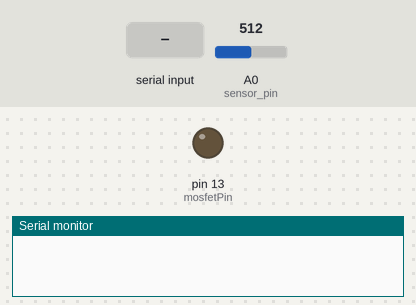
A sketch run on a simulated Arduino Uno, built with avr-gcc and run on an emulated ATmega328P. Parts: output pins drawn as LEDs (lit = HIGH), the last lines printed to the serial monitor. Inputs (shaded band) come from the test bench; at power-on: A0 (sensor_pin) = 512.

Above: at 1.2 s.
1.3 s: "mss" received over Serial
At 5.1 s:
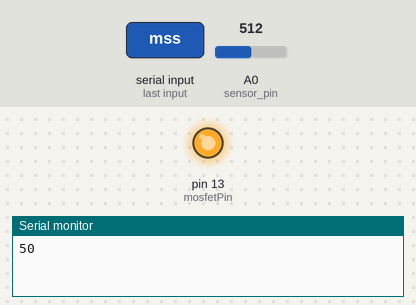
7.5 s: A0 (sensor_pin) set to 823
10.2 s: A0 (sensor_pin) set to 845
At 12.3 s:
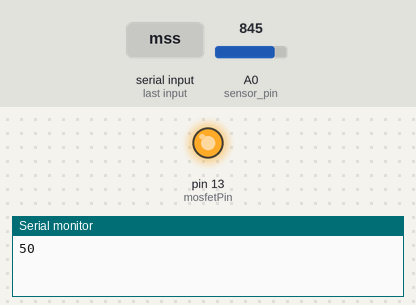
13.4 s: A0 (sensor_pin) set to 716
At 15.8 s:
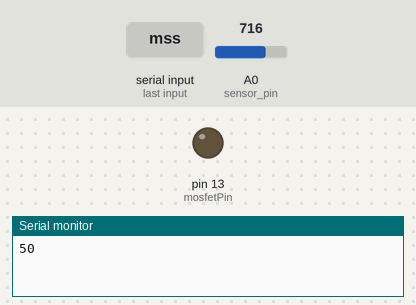
Timing chart, 0 to 17.3 s (numbered marks = the images above; inputs shaded):
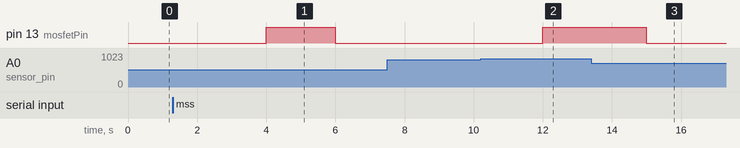

Measured:
- after the input at 1.3 s, pin 13 (mosfetPin): LOW → HIGH after 2.7 s, → LOW 2.0 s later
- after the input at 7.5 s, every drawn part: stays the same
- after the input at 10.2 s, pin 13 (mosfetPin): LOW → HIGH after 1.8 s
- after the input at 13.4 s, pin 13 (mosfetPin): HIGH → LOW after 1.6 s

The sketch:

moistureAndSolenoid.ino
```cpp
int sensor_pin = A0;
int mosfetPin = 13;
int relayPin = 8;
int output_value ;
int output_value_perc;
int valve_status = 0;
String message_from_pc;
int minMoisture;

void setup() {

  pinMode(mosfetPin, OUTPUT);
  pinMode(LED_BUILTIN, OUTPUT);
  Serial.begin(9600);

  //   Serial.begin(115200);
  //   Serial.println("Reading From the Sensor new code...");
  //   delay(1000);

  minMoisture = Serial.read();
}

void loop() {

  output_value = analogRead(sensor_pin);

  //  Serial.print("Mositure value: ");
  //   Serial.print(output_value);

  output_value_perc = map(output_value, 1024, 0, 0, 100);

  //   Serial.print(" \t Mositure percentage: ");


  //   Serial.print(output_value_perc);
  //   Serial.print("%");
  //   Serial.print("\t Mosfet Pin = ");
  //   Serial.println(mosfetPin);


  if (output_value_perc > 18)
  {

    //    Close Valve
    //    Serial.println("<< Valave Closed >>");

    digitalWrite(mosfetPin, LOW);

    digitalWrite(relayPin, LOW);
    valve_status = 0;
  }
  else
  {
    //    Open Valve
    //    Serial.println(" || Valave Opened ||");

    digitalWrite(mosfetPin, HIGH);
    valve_status = 1;

    digitalWrite(relayPin, HIGH);

  }
  message_from_pc = Serial.readString();

  //    mss = moisture sensor status

  if (message_from_pc == "mss") {

    Serial.print(output_value_perc);
    // Serial.write();
    digitalWrite(LED_BUILTIN, HIGH);
  }

  //    vs = valve status

  else if (message_from_pc == "vs") {
    Serial.print(valve_status);
    digitalWrite(LED_BUILTIN, LOW);
  }
  delay(2000);

}
```
